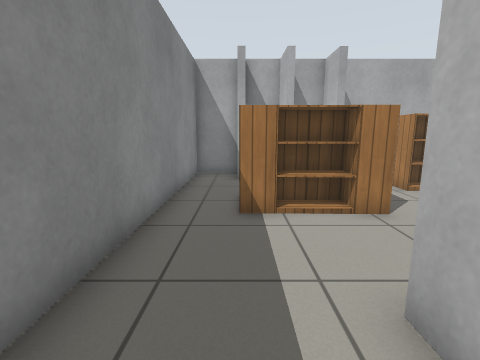
View 1 (above)

14 first-person views from a walk through a world built for the Gazebo simulator. The camera is 0.9 m above the floor, tilts 10° down and sees 85° across. The floor is counted in squares, 0.5 m on a side. Each view is taken from the middle of a square. On the plan, view 1 faces up. The plan holds only what a view shows up to about 15 squares ahead; the rest is blank. Simple patterns stand in for the simulator's built-in surfaces. Some stock models are drawn as simple stand-ins.

View 2
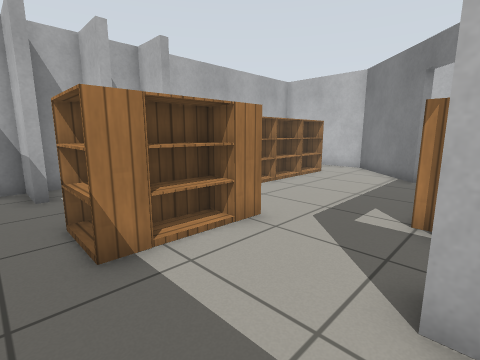

View 3
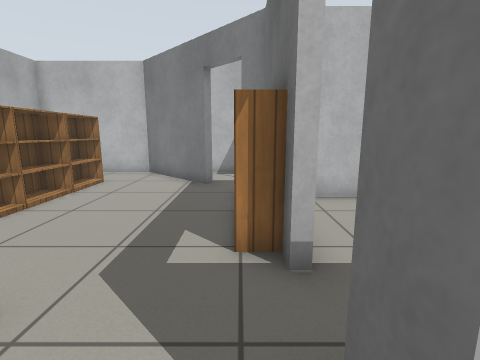

View 4
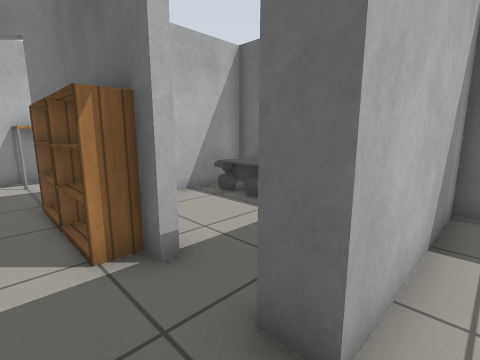

View 5
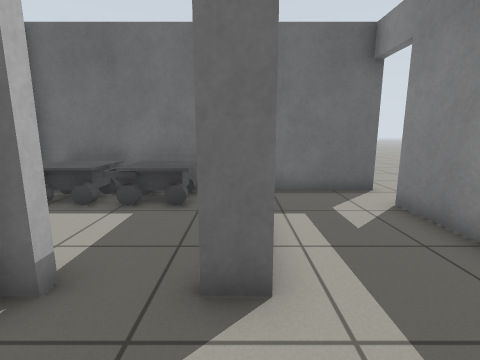

View 6
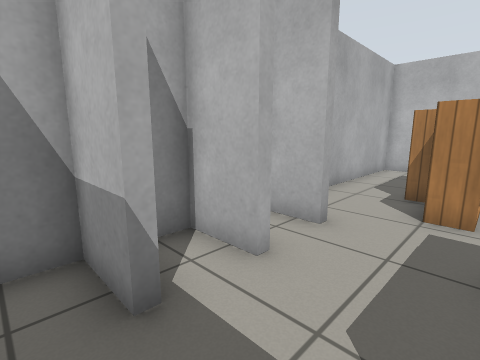

View 7
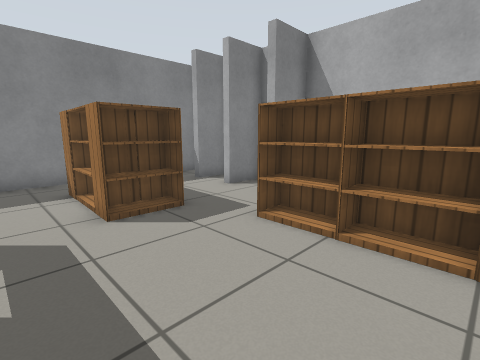

View 8
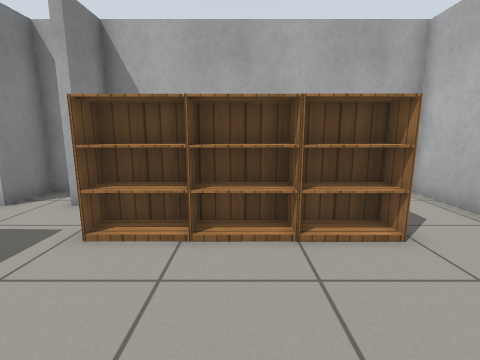

View 9
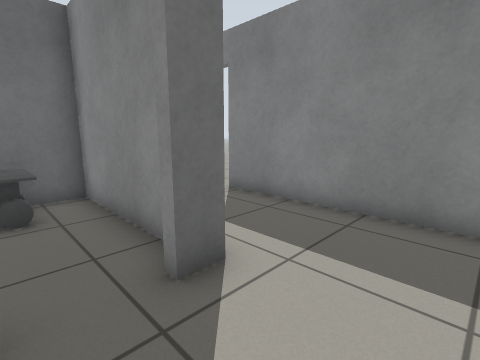

View 10
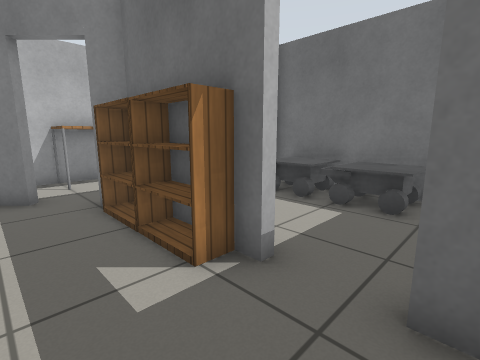

View 11
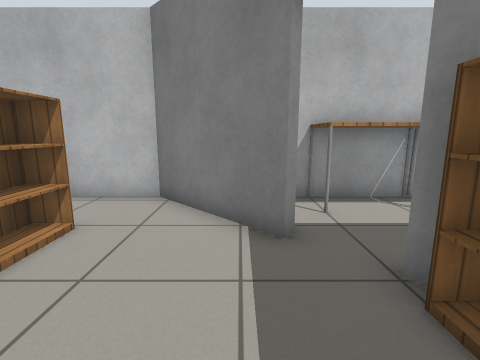

View 12
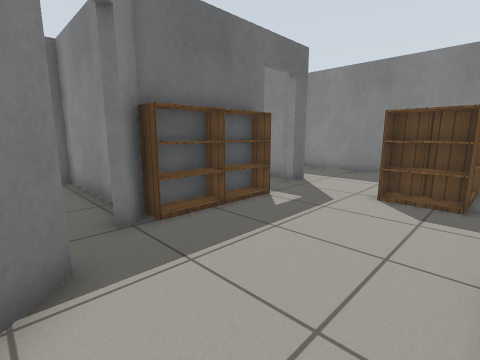

View 13
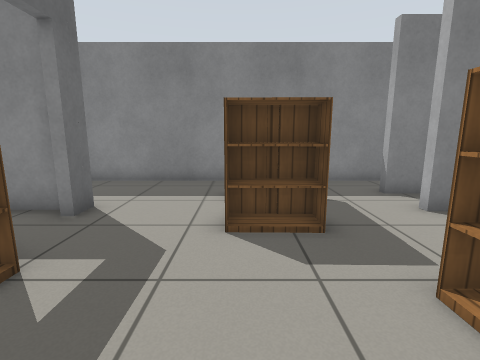

View 14
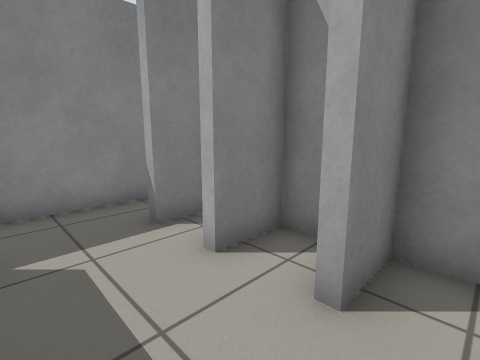

### Floor plan
Points are (right, up) in squares from view 1. A wall is a line through its corners. A room is listed if a view was taken in it or the views show most of it. See-through windows are left out.
Room 1 (views 1, 2, 3, 4, 5, 6, 7, 8, 9, 10, 11, 12, 13, 14)
walls: (4.1, 2.3) (8.4, 2.3) (9, 3); (1.6, 10.4) (1.6, 12.1) (0.2, 12.1) (0.2, 10.4); (10.3, 4.2) (13.4, 7.3) (13.4, 12.1) (4, 12.1) (4, 10.4) (3.7, 10.4) (3.7, 12.1) (2.1, 12.1) (2.1, 10.4); (-0.1, 10.4) (-0.1, 12.1) (-2, 12.1) (-2, -1.6); (-2.4, -3.3) (1.6, -3.3) (1.6, 2.3) (2.5, 2.3)
ways out: open door at (3.5, 2) to room 2; open door at (-2, -2.5); open door at (9.7, 3.3)
objects: bookshelf (0, 6) to (1, 7); bookshelf (1, 7) to (2, 7); bookshelf (2, 6); bookshelf (3, 6) to (3, 7); bookshelf (5, 3) to (6, 3); bookshelf (6, 8) to (7, 9); bookshelf (7, 3) to (8, 3); bookshelf (8, 8); bookshelf (8, 9) to (9, 10); bookshelf (9, 8) to (11, 9)
Room 2 (no view inside)
walls: (7.4, -3.3) (8.3, -3.3) (8.3, 0.9); (2.1, 1.8) (2.1, -3.3) (3.6, -3.3)
ways out: open door at (3.5, 2) to room 1
objects: other object (3, -3) to (5, -2); other object (6, -3) to (8, -2)

Positions as (right, up) in squares from view 1, and headings:
1: (0, 0), facing up
2: (-1, 2), facing up-right
3: (1, 3), facing right
4: (1, 4), facing down-right
5: (2, 5), facing down
6: (-1, 8), facing up-right
7: (9, 4), facing up-left
8: (8, 4), facing up
9: (4, 5), facing down-left
10: (2, 5), facing down-right
11: (6, 5), facing right
12: (11, 8), facing down-left
13: (8, 6), facing left
14: (5, 8), facing up-left
